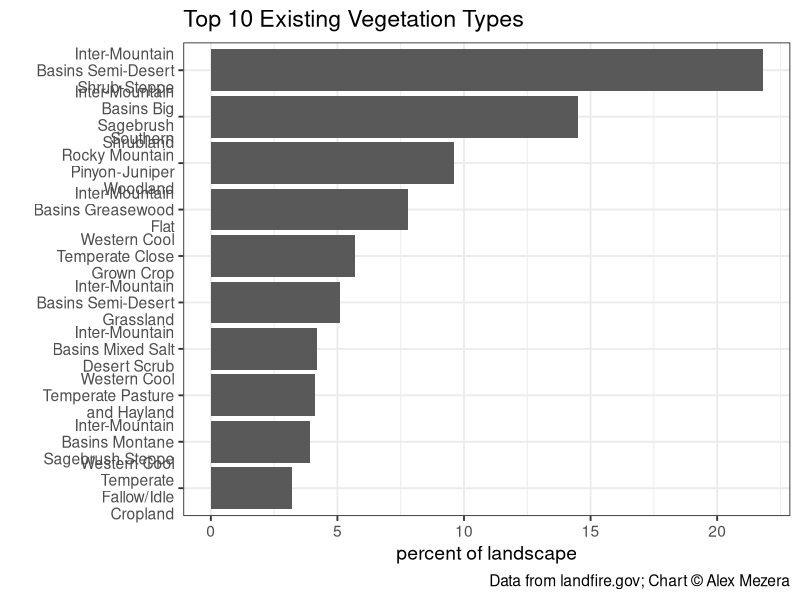
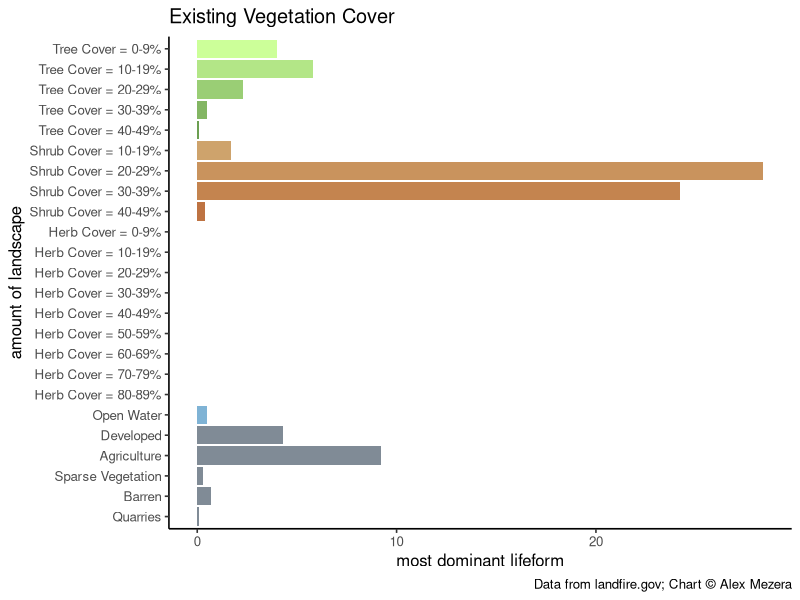
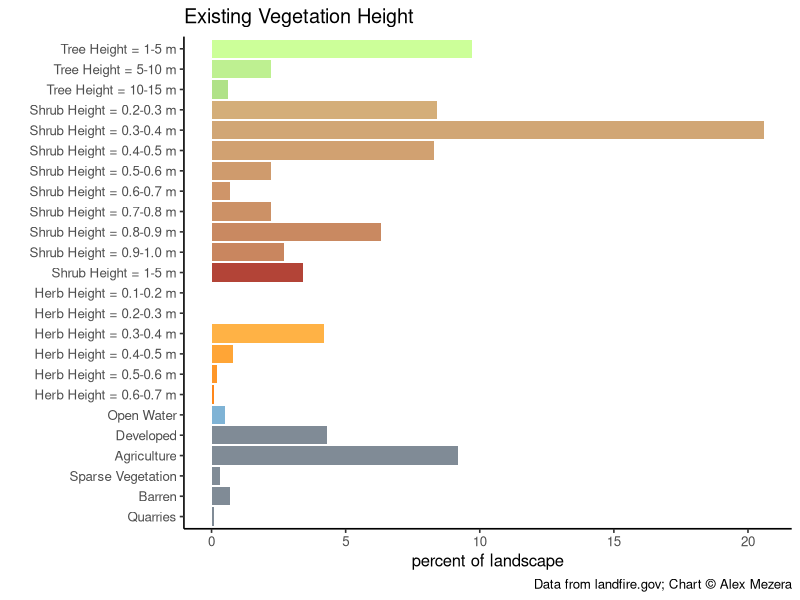

Reproduce these figures in R, in order.
## ---- chunk 1
library(tidyverse)
library("png")  
library("patchwork") 

## ---- chunk 2
evtname <- read.csv(file = "data/evt_aoi_attributes.csv") %>%
  group_by(EVT_NAME) %>%
  summarize(ACRES = sum(ACRES),
            REL_PERCENT = sum(REL_PERCENT)) %>%
  arrange(desc(REL_PERCENT)) %>%
  top_n(n = 10, wt = REL_PERCENT)

# plot
evtChart <-
  ggplot(data = evtname, aes(x = EVT_NAME, y = REL_PERCENT)) +
  geom_bar(stat = "identity") +
  labs(
    title = "Top 10 Existing Vegetation Types",
    caption = "Data from landfire.gov; Chart © Alex Mezera",
    x = "",
    y = "percent of landscape") +
  scale_x_discrete(limits = rev(evtname$EVT_NAME),
                   labels = function(x) str_wrap(x, width = 18)) +
  coord_flip() +
  theme_bw(base_size = 14)



evtChart
## ---- chunk 3
evcname <- read.csv("data/evc_aoi_attributes.csv")

# create "type" column based on conditions
evcname <- evcname %>% mutate(type = if_else(VALUE %in% 11, "Open Water",
                                             if_else(VALUE %in% 12, "Snow / Ice",
                                                     if_else(VALUE %in% c(13:25), "Developed",
                                                             if_else(VALUE %in% 31, "Barren",
                                                                     if_else(VALUE %in% c(60:70), "Agriculture",
                                                                             if_else(VALUE %in% 32, "Quarries",
                                                                                     if_else(VALUE %in% 100, "Sparse Vegetation",
                                                                                             if_else(VALUE %in% c(101:199), "Tree",
                                                                                                     if_else(VALUE %in% c(201:299), "Shrub",
                                                                                                             if_else(VALUE %in% c(301:399), "Herb",
                                                                                                                     "Other")))))))))))

# create reverse substr() function
revSubstr <- function(x, start, stop) {
  x <- strsplit(x, "")
  sapply(x, 
         function(x) paste(rev(rev(x)[start:stop]), collapse = ""), 
         USE.NAMES = FALSE)  }

# create cover column based on 2nd and 3rd to last values of classname
# if "Other" type, make 0
evcname <- evcname %>% mutate(cover = as.numeric(if_else(VALUE > 100,
                                                         revSubstr(evcname$CLASSNAMES, start = 2, stop = 3),
                                                         "0")))

# create bin breaks for grouping
breaks <- seq(0, 100, 10)
# create intervals for grouping and summarize
# also create factor order for "type"
evcgroup <- evcname %>%
  mutate(interval = cut(cover,
                        breaks, 
                        include.lowest = TRUE, 
                        right = T,
                        labels = c("0-9", "10-19", "20-29", "30-39", "40-49", "50-59", "60-69", "70-79", 
                                   "80-89", "90-100")),
         type = factor(type, levels = c("Tree", "Shrub", "Herb", "Open Water", "Snow / Ice", "Developed", "Agriculture", "Sparse Vegetation", "Barren", "Quarries", "Other"))) %>%
  group_by(type, interval) %>%
  summarize(Freq = sum(Freq),
            ACRES = sum(ACRES),
            REL_PERCENT = sum(REL_PERCENT))

# add label and legend names based on condition
evcgroup <- evcgroup %>% mutate(label = if_else(type %in% c("Tree", "Shrub", "Herb"),
                                                paste0(type, " Cover = ", interval, "%"), as.character(type)),
                                legend = if_else(type %in% c("Tree", "Shrub", "Herb", "Open Water"),
                                                 type, as.factor("Other")))

# turn current label order to factors
evclabel.list <- evcgroup$label
evcgroup <- evcgroup %>% mutate(label = fct_rev(factor(label, evclabel.list)))



# create factor level colors for legend (original from Myles)
## cols <- c("Tree" = "#196F3D", "Shrub" = "#229954", "Herb" = "#52BE80", "Open Water" = "#7FB3D5",
##          "Other" = "#808B96")

# join in custom cols column to color bars by specific label

evc_group_cols <- read.csv("data/evc_group_cols.csv")

evcgroup <- left_join(evcgroup, evc_group_cols, by = "label")

evcgroup$label <- factor(evcgroup$label, levels = rev(evcgroup$label))

evcgroup <- evcgroup %>%
  filter(REL_PERCENT > 0.01)

# plot
evcChart <-
  ggplot(data = evcgroup, aes(x = label, y = REL_PERCENT, fill = colors)) +
  geom_bar(stat = "identity") +
  labs(
    title = "Existing Vegetation Cover",
    caption = "Data from landfire.gov; Chart © Alex Mezera",
    x = "amount of landscape",
    y = "most dominant lifeform") +
  scale_fill_identity() +
  coord_flip() +
  theme_classic(base_size = 12)+
  theme(legend.position = "none") 


evcChart


## ---- chunk 4

# load evh attribute table
evhname <- read.csv(file = "data/evh_aoi_attributes.csv")


# create "type" column based on conditions
evhname <- evhname %>% mutate(type = if_else(VALUE %in% 11, "Open Water",
                                             if_else(VALUE %in% 12, "Snow / Ice",
                                                     if_else(VALUE %in% c(13:25), "Developed",
                                                             if_else(VALUE %in% 31, "Barren",
                                                                     if_else(VALUE %in% c(60:70), "Agriculture",
                                                                             if_else(VALUE %in% 32, "Quarries",
                                                                                     if_else(VALUE %in% 100, "Sparse Vegetation",
                                                                                             if_else(VALUE %in% c(101:199), "Tree",
                                                                                                     if_else(VALUE %in% c(201:299), "Shrub",
                                                                                                             if_else(VALUE %in% c(301:399), "Herb",
                                                                                                                     "Other"))))))))))) %>%
  mutate(height_m = if_else(type %in% "Tree", (VALUE -100),
                            if_else(type %in% "Shrub", ((VALUE - 200) / 10),
                                    if_else(type %in% "Herb", ((VALUE - 300) / 10), 0))) %>%
           as.character() %>% as.numeric())

# create bin breaks for grouping
breaks <- c(0, 0.1, 0.2, 0.3, 0.4, 0.5, 0.6, 0.7, 0.8, 0.9, 1, 5, 10, 15, 20, 25, 30, 35, 40, 45, 50, 55, 60, 65, 70, 75, 80, 85, 90, 95, 100)

# create intervals for grouping and summarize
# also create factor order for "type"
evhgroup <- evhname %>%
  mutate(interval = cut(height_m,
                        breaks, 
                        include.lowest = TRUE, 
                        right = F,
                        labels = c("0", "0.1-0.2", "0.2-0.3", "0.3-0.4" ,"0.4-0.5", "0.5-0.6", "0.6-0.7", "0.7-0.8", "0.8-0.9", "0.9-1.0", "1-5", "5-10", "10-15", "15-20", "20-25", "25-30", "30-35", "35-40", "40-45", "45-50", "50-55", "55-60", "60-65", "65-70", "70-75", "75-80", "80-85", "85-90", "90-95", "95-100")),
         type = factor(type, levels = c("Tree", "Shrub", "Herb", "Open Water", "Snow / Ice", "Developed", "Agriculture", "Sparse Vegetation", "Barren", "Quarries", "Other"))) %>%
  group_by(type, interval) %>%
  summarise(VALUE = sum(VALUE),
            ACRES = sum(ACRES),
            REL_PERCENT = sum(REL_PERCENT))



# add label and legend names based on condition
evhgroup <- evhgroup %>% mutate(label = if_else(type %in% c("Tree", "Shrub", "Herb"),
                                                paste0(type, " Height = ", interval, " m"), as.character(type)),
                                legend = if_else(type %in% c("Tree", "Shrub", "Herb", "Open Water"),
                                                 type, as.factor("Other")))
# turn current label order to factors
evhlabel.list <- evhgroup$label
evhgroup <- evhgroup %>% mutate(label = fct_rev(factor(label, evhlabel.list)))

# create factor level colors for legend
##cols <- c("Tree" = "#196F3D", "Shrub" = "#229954", "Herb" = "#52BE80", "Open Water" = "#7FB3D5","Other" = "#808B96")

# join in custom cols column to color bars by specific label

evh_group_cols <- read.csv("data/evh_group_cols.csv")

evhgroup <- left_join(evhgroup, evh_group_cols, by = "label")

evhgroup$label <- factor(evhgroup$label, levels = rev(evhgroup$label))

evhgroup <- evhgroup %>%
  filter(REL_PERCENT > 0.01)

# plot
evhChart <-
ggplot(data = evhgroup, aes(x = label, y = REL_PERCENT, fill = colors)) +
  geom_bar(stat = "identity") +
  labs(
    title = "Existing Vegetation Height",
    caption = "Data from landfire.gov; Chart © Alex Mezera",
    x = "",
    y = "percent of landscape") +
  scale_fill_identity() +
  coord_flip() +
  theme_classic(base_size = 12)+
  theme(legend.position = "none")

evhChart



# plot with original color scheme
# evhChart <-
# ggplot(data = evhgroup, aes(x = label, y = REL_PERCENT, fill = legend)) +
#   geom_bar(stat = "identity") +
#   labs(
#     title = "Existing Vegetation Height",
#     subtitle = "landscape_name",
#     caption = "Data from landfire.gov.",
#     x = "",
#     y = "percent of landscape") +
#   scale_fill_manual(values = cols, name = "") +
#   coord_flip() +
#   theme_bw()
# 
# evhChart





